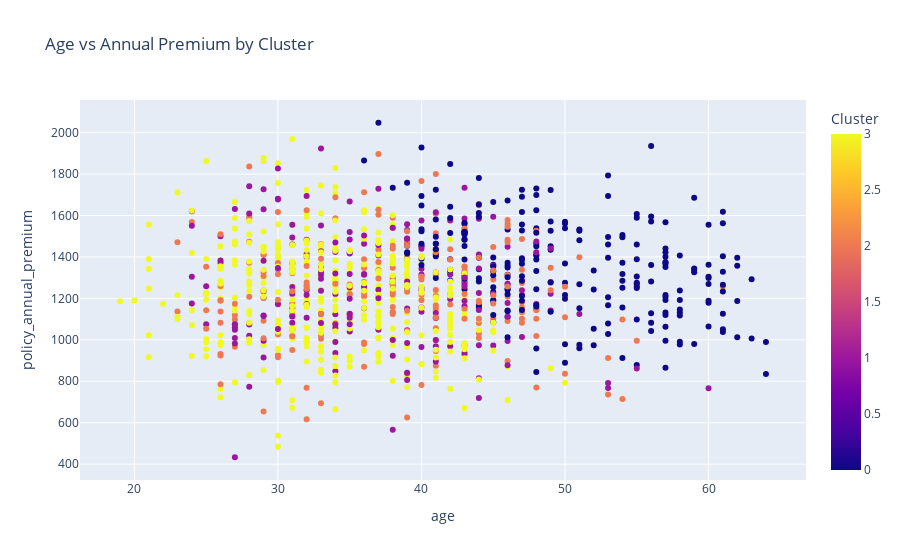
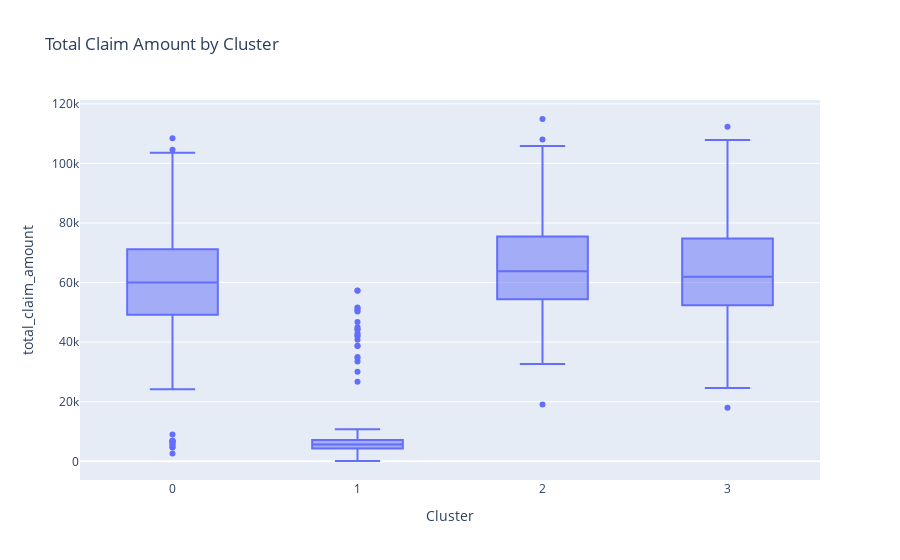

Notebook source saved alongside these figures, in order:
### Code cell
# Step 1: Selecting Numeric Columns
numeric_columns = df.select_dtypes(include=np.number).columns.tolist()

# Ensuring 'Cluster' is included for grouping
if 'Cluster' not in numeric_columns:
    numeric_columns.append('Cluster')

# Step 2: Group by Cluster and Calculate Mean for Numeric Columns
cluster_profiles_numeric = df[numeric_columns].groupby('Cluster').mean()
print("Cluster Profiles (Numeric):")
print(cluster_profiles_numeric)

# Step 3: Analyzing Categorical Columns
categorical_columns = df.select_dtypes(include=['object']).columns.tolist()

# Removing 'Cluster' from categorical columns if it is there
if 'Cluster' in categorical_columns:
    categorical_columns.remove('Cluster')

# Calculating the mode (most common value) for categorical columns
print("Cluster Profiles (Categorical):")
for column in categorical_columns:
    mode_df = df.groupby('Cluster')[column].agg(lambda x: x.mode().iloc[0] if not x.mode().empty else np.nan)
    print(f"Mode for {column} in each cluster:")
    print(mode_df)
    print("\n")

# Step 4: Visualizing Cluster Characteristics
plt.figure(figsize=(10, 6))
sns.boxplot(x='Cluster', y='policy_annual_premium', data=df)
plt.title('Annual Premium by Cluster')
plt.show()

plt.figure(figsize=(10, 6))
sns.boxplot(x='Cluster', y='age', data=df)
plt.title('Age by Cluster')
plt.show()

# Pair plot for more detailed visualization
sns.pairplot(df, hue='Cluster', vars=['age', 'policy_annual_premium', 'total_claim_amount'])
plt.show()

# Scatter plot for age vs annual premium colored by cluster
import plotly.express as px

fig = px.scatter(df, x='age', y='policy_annual_premium', color='Cluster', title='Age vs Annual Premium by Cluster')
fig.show()

# Box plot for total claim amount by cluster
fig = px.box(df, x='Cluster', y='total_claim_amount', title='Total Claim Amount by Cluster')
fig.show()

# Step 5: Saving the Clustered Data
df.to_csv('clustered_customers.csv', index=False)

### Figure 1 — Plotly figure (JSON) as saved in the notebook; plotly's stock layout.template omitted (floating-point values rounded to 4 significant figures; data arrays with more than 128 entries replaced by an {"elided": "..."} marker saying what was removed)
{"data": [{"hovertemplate": "age=%{x}<br>policy_annual_premium=%{y}<br>Cluster=%{marker.color}<extra></extra>", "legendgroup": "", "marker": {"color": {"elided": "1000 int values"}, "coloraxis": "coloraxis", "symbol": "circle"}, "mode": "markers", "name": "", "orientation": "v", "showlegend": false, "type": "scatter", "x": {"elided": "1000 int values"}, "xaxis": "x", "y": {"elided": "1000 float values"}, "yaxis": "y"}], "layout": {"autosize": true, "coloraxis": {"colorbar": {"title": {"text": "Cluster"}}, "colorscale": [[0, "#0d0887"], [0.1111, "#46039f"], [0.2222, "#7201a8"], [0.3333, "#9c179e"], [0.4444, "#bd3786"], [0.5556, "#d8576b"], [0.6667, "#ed7953"], [0.7778, "#fb9f3a"], [0.8889, "#fdca26"], [1, "#f0f921"]]}, "legend": {"tracegroupgap": 0}, "title": {"text": "Age vs Annual Premium by Cluster"}, "xaxis": {"anchor": "y", "autorange": true, "domain": [0, 1], "range": [16.27, 66.73], "title": {"text": "age"}, "type": "linear"}, "yaxis": {"anchor": "x", "autorange": true, "domain": [0, 1], "range": [300.1, 2181.0], "title": {"text": "policy_annual_premium"}, "type": "linear"}}}

### Figure 2 — Plotly figure (JSON) as saved in the notebook; plotly's stock layout.template omitted (floating-point values rounded to 4 significant figures; data arrays with more than 128 entries replaced by an {"elided": "..."} marker saying what was removed)
{"data": [{"alignmentgroup": "True", "hovertemplate": "Cluster=%{x}<br>total_claim_amount=%{y}<extra></extra>", "legendgroup": "", "marker": {"color": "#636efa"}, "name": "", "notched": false, "offsetgroup": "", "orientation": "v", "showlegend": false, "type": "box", "x": {"elided": "1000 int values"}, "x0": " ", "xaxis": "x", "y": {"elided": "1000 int values"}, "y0": " ", "yaxis": "y"}], "layout": {"autosize": true, "boxmode": "group", "legend": {"tracegroupgap": 0}, "title": {"text": "Total Claim Amount by Cluster"}, "xaxis": {"anchor": "y", "autorange": true, "domain": [0, 1], "range": [-0.5, 3.5], "title": {"text": "Cluster"}, "type": "linear"}, "yaxis": {"anchor": "x", "autorange": true, "domain": [0, 1], "range": [-6279.0, 121300.0], "title": {"text": "total_claim_amount"}, "type": "linear"}}}
